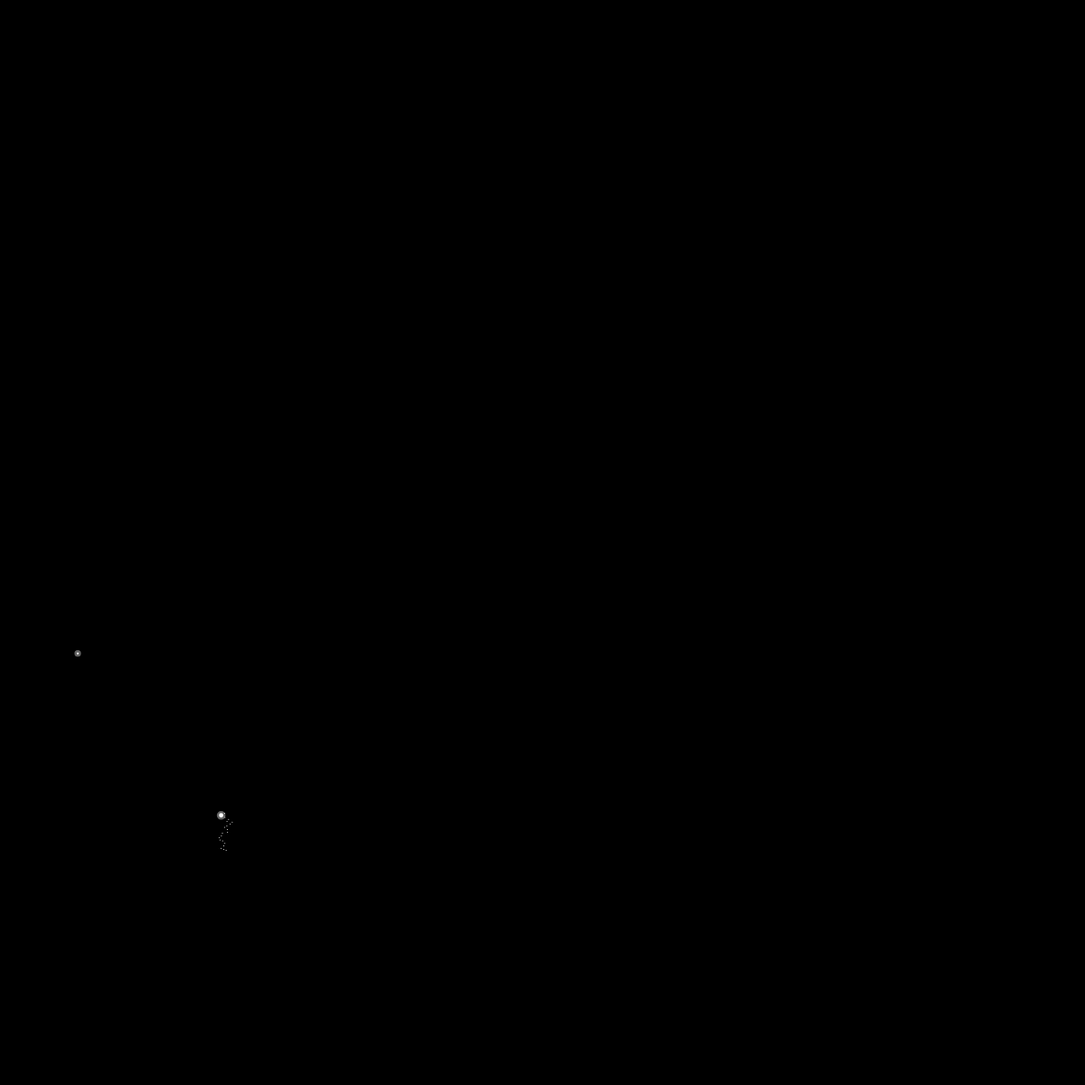
Frame 1 (no input)
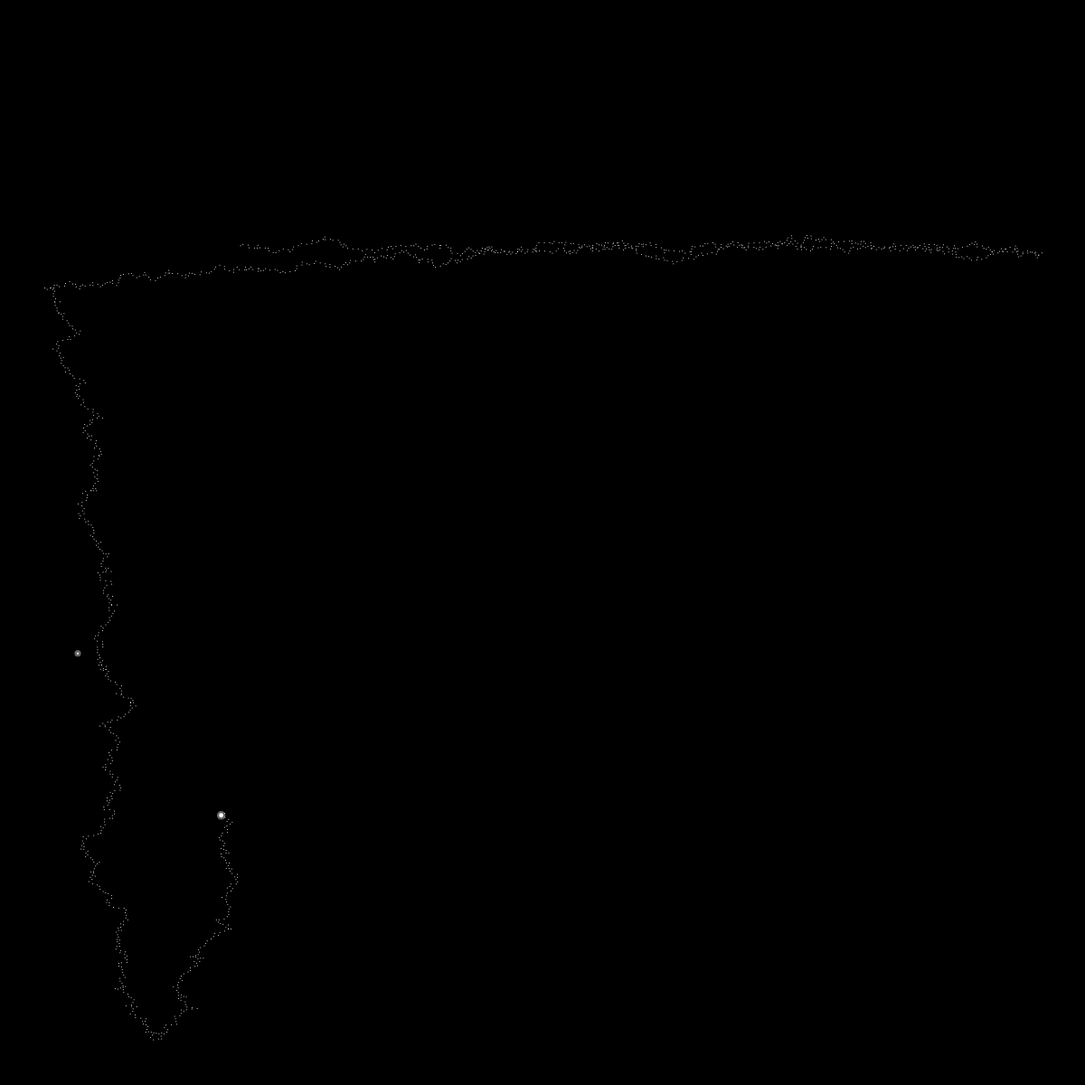
Frame 60 (no input)
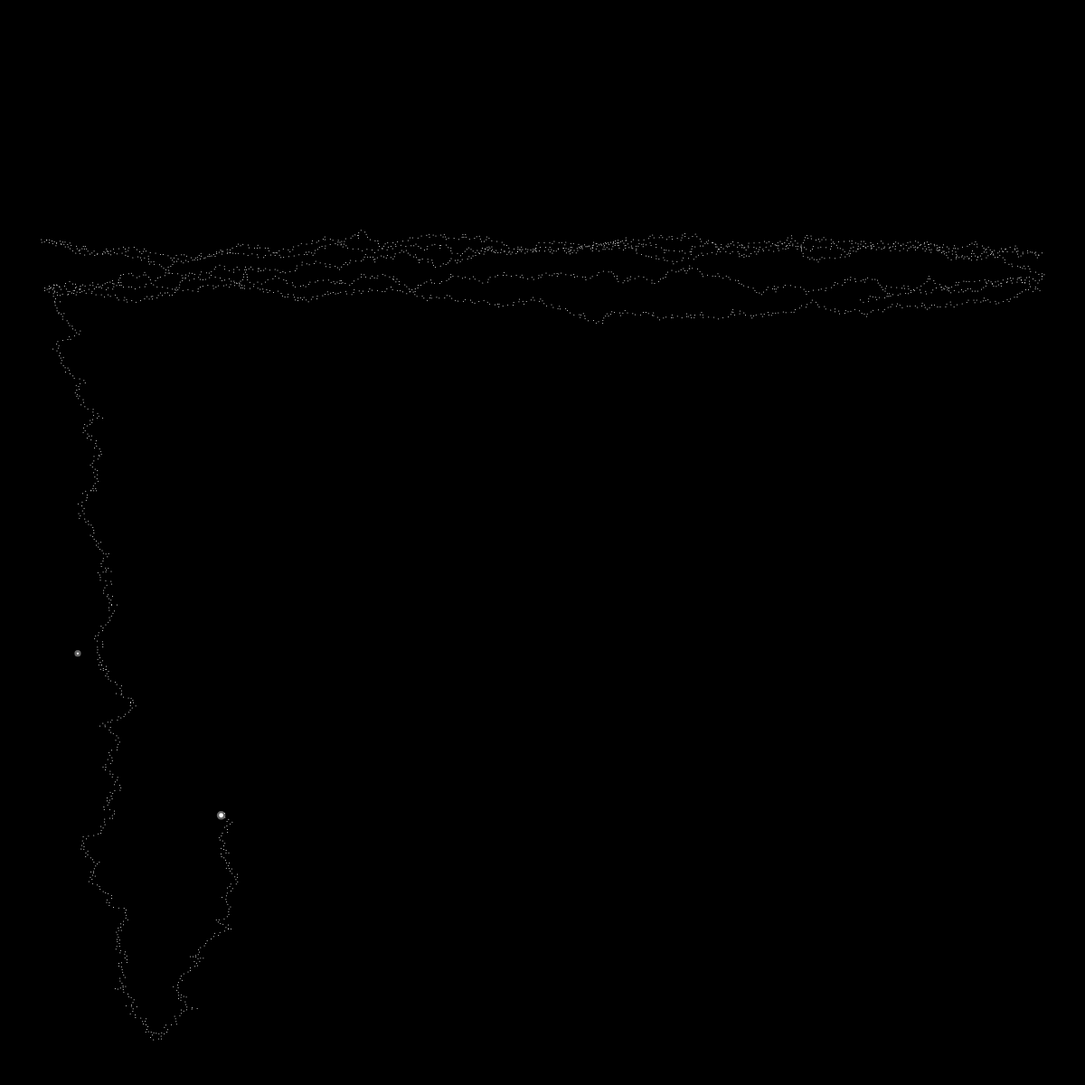
Frame 120 (the mouse pressed at the canvas centre since frame 60)

The p5.js sketch that drew these frames (run headless with seeded random() and noise() and a simulated clock; from frame 60 on, the mouse is pressed at the canvas centre):

// p5.js sketch
// ── sketch.js
let angle, posX, posY, posXcross, posYcross;
let showLines = false;

const directions = { north: 0, east: 1, south: 2, west: 3 };

let
angleCount = 50,
lineWeight = 50,
direction = directions.south,
margin = 50,
minLength = 60,
stepSize = 3;


const getRandomAngle = (dir) => {
  const a = (floor(random(-angleCount, angleCount)) + 1) * (90 / angleCount);
  if (dir == directions.north) return a - 90;
  if (dir == directions.east)  return a;
  if (dir == directions.south) return a + 90;
  if (dir == directions.west)  return a + 180;
  return 0;
}

function keyReleased () {
  if (key == ' ') background(0);

  if (key == 's') {
    saveFrame("intelligentAgent-" + frameCount + ".png");
  }
}

const mouseReleased = () => showLines = !showLines;


function setup () {
  createCanvas(1200, 1200);
  background(0);
  smooth();

  angle = getRandomAngle(direction);

  posX = random(width);
  posY = random(height);

  posXcross = random(posX);
  posYcross = random(posY);

  console.log("Press space bar to reset");
  console.log("Click to toggle lines drawing");
}

function draw () {
  for (let i = 0; i <= 20; i++) {
    stroke(255);
    strokeWeight(1);
    point(posX, posY);

    posX += cos(radians(angle)) * stepSize * (random(1) > 0.5 ? 1 : 2);
    posY += sin(radians(angle)) * stepSize;

    let reachedBorder = false;

    if (posY <= margin) {
      direction = directions.south;
      reachedBorder = true;
    } else if (posX >= width - margin) {
      direction = directions.west;
      reachedBorder = true;
    } else if (posY >= height - margin) {
        direction = directions.north;
      reachedBorder = true;
    } else if (posX <= margin) {
      direction = directions.east;
      reachedBorder = true;
    }

    const px = int(posX);
    const py = int(posY);

    if (get(px, py) != color(0) || reachedBorder) {
      const distance = dist(posX, posY, posXcross, posYcross);

      if (distance >= minLength) {
        const sw = distance / lineWeight;

        strokeWeight(sw);
        // strokeWeight(sw * 5);
        stroke(255, 100);

        if (showLines) {
          strokeWeight(1);
          stroke(255, 0, 100);
          line(posX, posY, posXcross, posYcross);
        }

        circle(posX, posY, sw);
        circle(posXcross, posYcross, sw / 2);
      }

      posXcross = posX;
      posYcross = posY;

      angle = getRandomAngle(direction);
    }
  }
}
